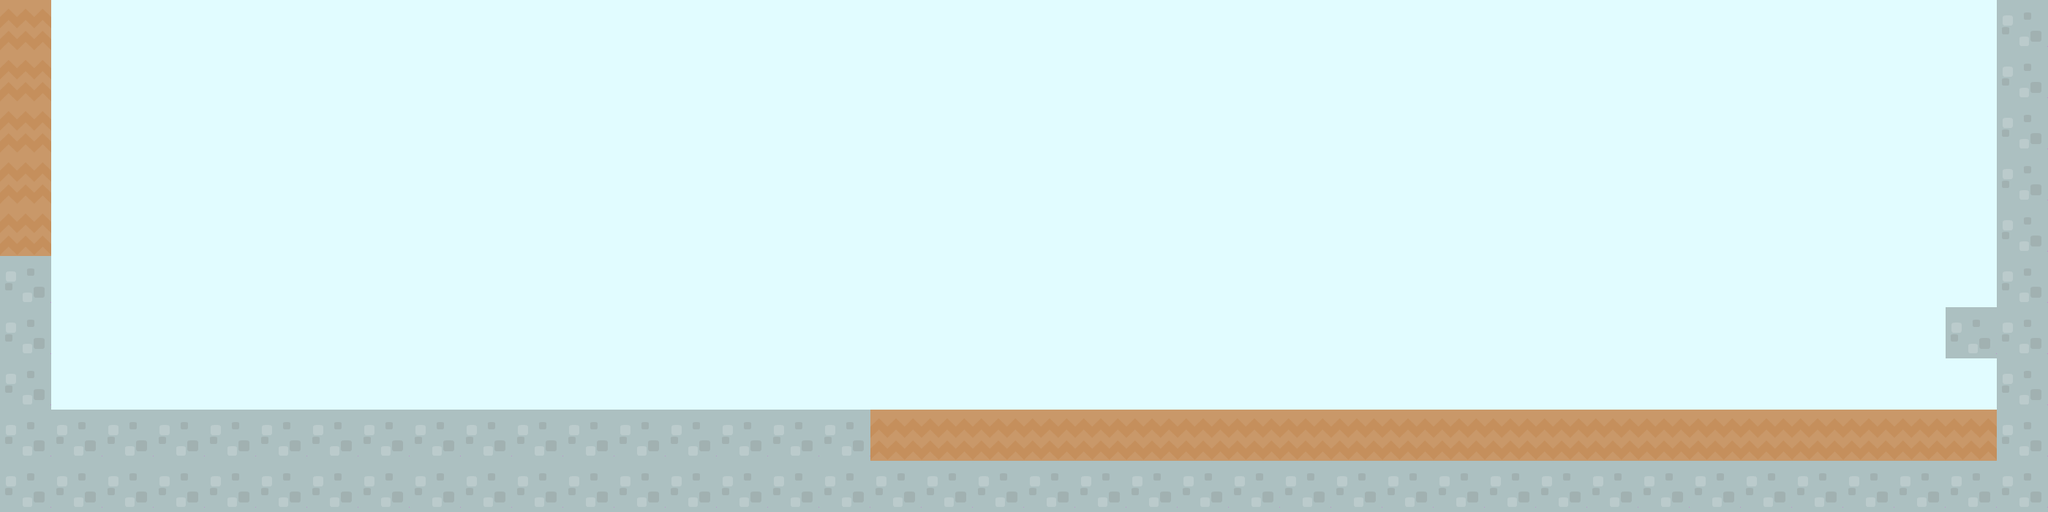

This game map was drawn from its Tiled (.tmx) file and the tilesets committed beside it. A one-line description and the trimmed map source follow:
An orthogonal 40x10 tile map with 70x70 px tiles, 2 tile layers (fondo, colisiones).

<map version="1.0" orientation="orthogonal" width="40" height="10" tilewidth="70" tileheight="70">
 <tileset firstgid="1" name="tiles_map" tilewidth="70" tileheight="70">
  <image source="../images/tiles_map.png" width="700" height="140" />
 </tileset>
 <layer name="fondo" width="40" height="10">
  <data>[400 cells, 400 non-empty, 1 distinct tile ids]</data>
 </layer>
 <layer name="colisiones" width="40" height="10">
  <data>[400 cells, 97 non-empty, 2 distinct tile ids]</data>
 </layer>
</map>
